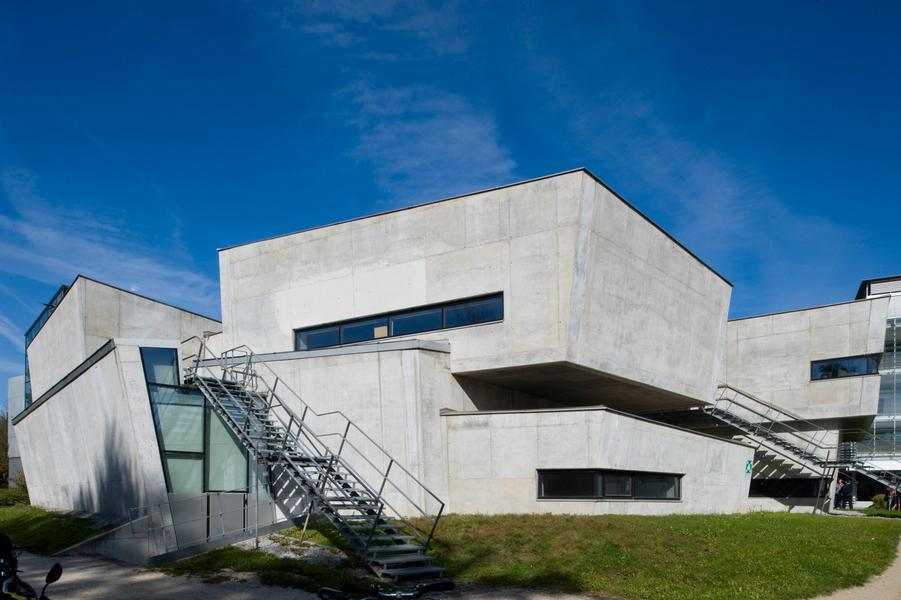
#> input picture imaging/thi.jpg, 901 x 600 px, found by its file name
$ jupyter execute skimage_thresh_interact.ipynb
#> lines starting #> are read from the running program, lines starting #| are printed output that depends on the picture; after the words box and inside, x2 and y2 are one past the last pixel; in counts of white or black regions, pixels touching at a corner belong together
[cell 1]
import sys
colab = False

if "google.colab" in sys.modules:
    # Use Colab/Jupyter magic for installation
    colab = True
    %pip install -q scikit-image

import skimage as ski
import numpy as np

if colab:
    img = ski.io.imread("https://raw.githubusercontent.com/LOMA-AImotion/pdl_ss26/main/imaging/thi.jpg")
else:
    img = ski.io.imread("thi.JPG")
#> img is the input picture: shape (600, 901, 3); mean R, G, B 83.2, 116.7, 139.6

print("Number of dimensions:", img.ndim)
#| Number of dimensions: 3
print("Shape:", img.shape)
#| Shape: (600, 901, 3)
print("Data type:", type(img))
#| Data type: <class 'numpy.ndarray'>
#> the sliders are set to threshold_value = 80

import matplotlib.pyplot as plt

plt.imshow(img)
plt.axis('off')
plt.show()

[cell 2]
import ipywidgets as widgets
from ipywidgets import interact

threshold_value = 80
def show_threshold(threshold_value=80):
#> called with threshold_value = 80
    global img_thresholded
    img_thresholded = np.where(img.mean(axis=2) > threshold_value, 255, 0).astype(np.uint8)
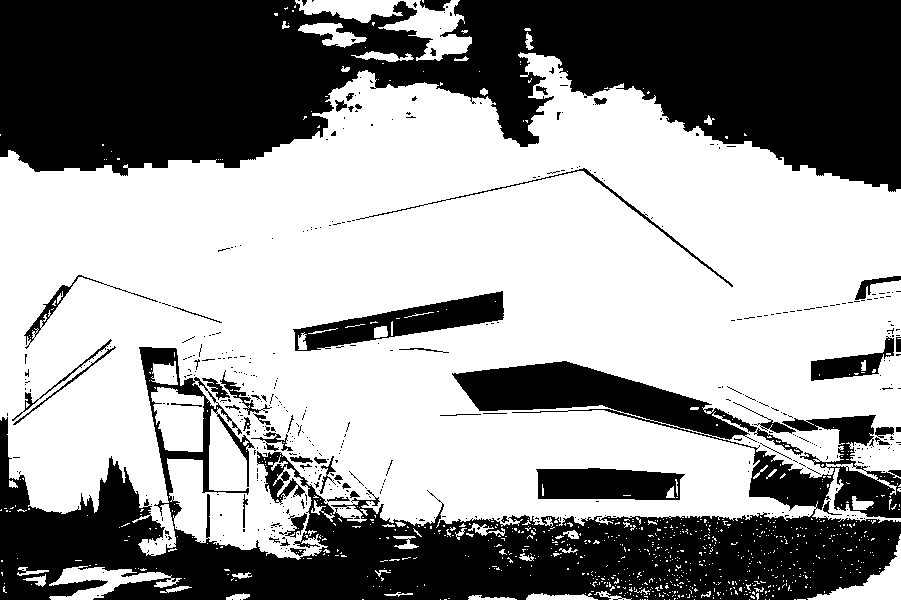
#> img_thresholded: shape (600, 901); 59.2% white; 470 black regions (415 under 20 px), largest, box (x1, y1, x2, y2) and area: (0, 0, 901, 192) 115011, (0, 347, 901, 600) 87750, (293, 291, 504, 351) 4954

    fig, axes = plt.subplots(1, 2, figsize=(12, 6))

    axes[0].imshow(img)
    axes[0].set_title("Original")
    axes[0].axis("off")

    axes[1].imshow(img_thresholded, cmap="gray")
    axes[1].set_title(f"Thresholded (> {threshold_value})")
    axes[1].axis("off")

    plt.tight_layout()
    plt.show()
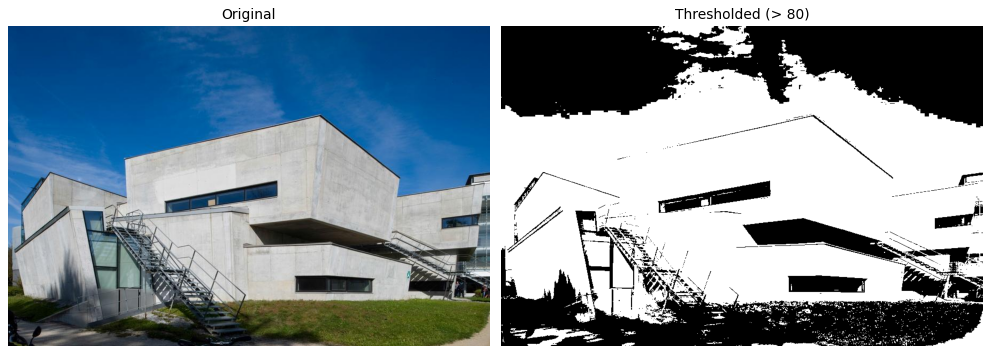
#> figure drawn by matplotlib, 2 panels

interact(
    show_threshold,
    threshold_value=widgets.IntSlider(
        value=threshold_value, min=0, max=255, step=1, description="Threshold"
    )
);
